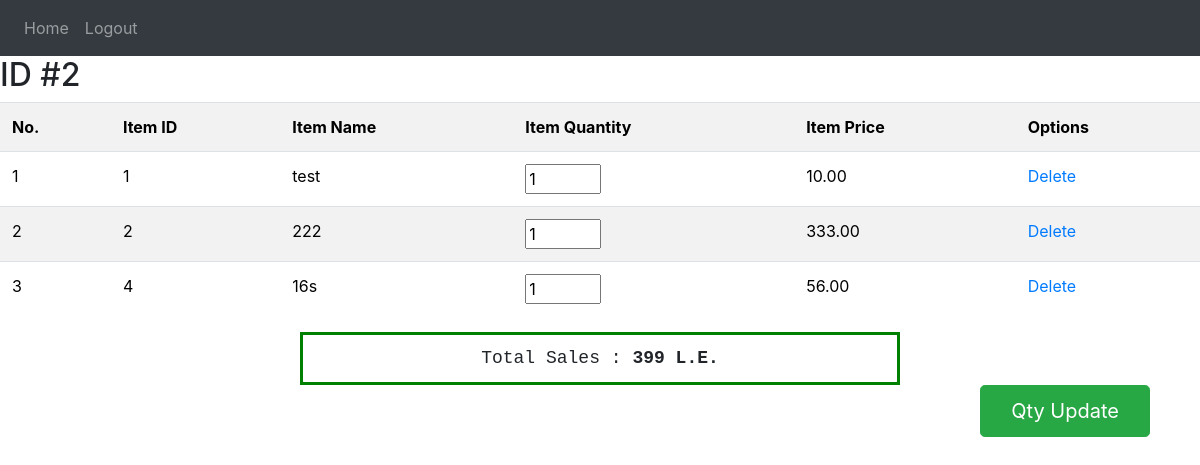
Screenshot of /view.php?id=2 with the database file from the repository.
### tables this page shows
CREATE TABLE `receiptitems` (
  `ID` int(11) NOT NULL,
  `itemID` int(11) NOT NULL,
  `itemName` varchar(30) NOT NULL,
  `itemQty` int(11) NOT NULL,
  `itemPrice` double(6,2) NOT NULL,
  `ReceiptID` int(11) NOT NULL
);

### database/database.php (called while the page is built, shortened)
<?php
class database {
    private $RDBMType = DB_TYPE;
    private $username = DB_USER;
    private $password = DB_PASS;
    private $dbhost = DB_HOST;
    function __construct() {
     $this->pdo = new PDO($this->RDBMType . ":host=" . $this->dbhost . ";dbname=" .
    "cart", $this->username,
   	$this->password,array(PDO::MYSQL_ATTR_INIT_COMMAND => "SET NAMES UTF8"));
     }
      	public function getRows($query, $params=array()){
      	        $stmt = $this->pdo->prepare($query);
                $stmt->execute($params);
                return $stmt->fetchAll();
            }
}
$db = new database;
?>

### view.php (the view, shortened to what this page needs)
<?php
include('database/database.php');
  if(isset($_GET['id'])){
    $id=$_GET['id'];
  }
 ?>
<!DOCTYPE HTML PUBLIC "-//W3C//DTD HTML 4.01 Transitional//EN"
   "http://www.w3.org/TR/html4/loose.dtd">
<html>
<head>
  <link rel="stylesheet" href="https://stackpath.bootstrapcdn.com/bootstrap/4.1.0/css/bootstrap.min.css">
</head>
<body>
 <nav class="navbar navbar-expand-sm bg-dark navbar-dark">
  <ul class="navbar-nav">
    <li class="nav-item" >
      <a class="nav-link" href="index.php">Home</a>
    </li>
    <li class="nav-item">
      <a class="nav-link" href="logout.php">Logout</a>
    </li>
  </ul>
</nav>
   <h2>ID #<?php echo $id ?></h2>
 <table class="table table-striped"  cellspacing="2px" cellpadding="0px" id="tb" style="color:#000000;" >
     <th>No.</th>
     <th>Item ID</th>
     <th>Item Name</th>
     <th>Item Quantity</th>
     <th>Item Price</th>
     <th>Options</th>
 <?php
    $query="SELECT * FROM receiptitems WHERE ReceiptID=".$id.";";
      $result=$db->getRows($query,array());
      $total=0;
      $count=1;
      echo "<form>"  ;
      foreach($result as $key=>$value){
       echo"<tr>";
       echo"<td>$count</td>";
       echo"<td>".$result[$key]['itemID']."</td>";
       echo"<td>".$result[$key]['itemName']."</td>";
       echo"<td><input type='number' min='1' max='".$result[$key]['itemQty']."' value='".$result[$key]['itemQty']."' name='itm_$count'/></td>";
       echo"<td>".$result[$key]['itemPrice']."</td>";
       $qty=$result[$key]['itemQty'];
       $itemID=$result[$key]['itemID'];
       $total+=(double)$result[$key]['itemPrice']*(int)$result[$key]['itemQty'];
       echo"<td><a href='DeleteFromReceipt.php?receiptID=$id&itemID=$itemID&itemQty=$qty'>Delete</a>
       </td>";
       echo"</tr>";
       $count++;
      }
     ?>
</table>
      <?php echo
    "<pre style='font-size:18px;
    margin: auto;
    width: 50%;
    border: 3px solid green;
    padding: 10px;text-align:center;'>Total Sales : <b>".$total." L.E.</b></pre>";
      echo "<input type='submit' value='Qty Update' name='qtyUpdate' id='btnSubmit' class='btn btn-success btn-lg' style='float:right; margin-right:50px; padding:10px 30px ;'>";
    ?>
</body>
</html>

### rows the page displays
receiptitems: itemID "1", itemName "test", itemQty "1", itemPrice "10.00"
receiptitems: itemID "2", itemName "222", itemQty "1", itemPrice "333.00"
receiptitems: itemID "4", itemName "16s", itemQty "1", itemPrice "56.00"

### other values shown
$id "2"
$total "399"
